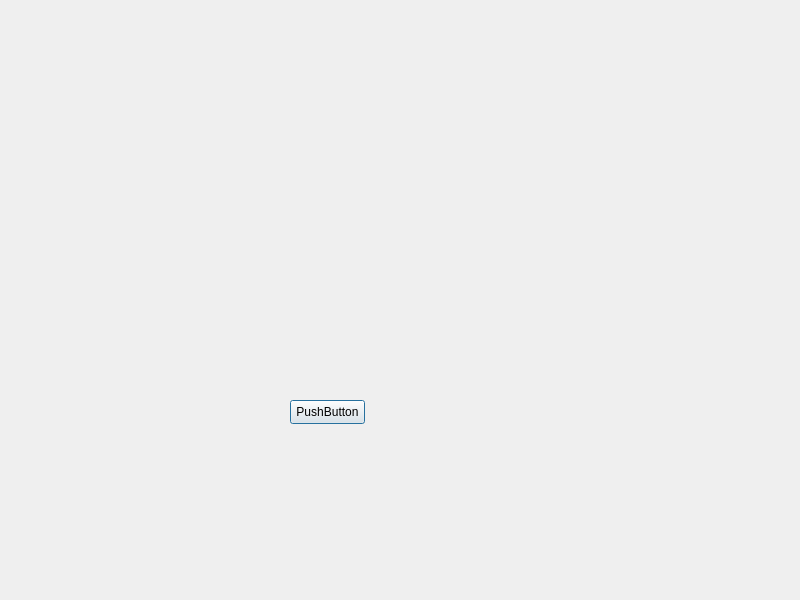
<?xml version="1.0" encoding="UTF-8"?>
<ui version="4.0">
 <class>Dialog</class>
 <widget class="QDialog" name="Dialog">
  <property name="geometry">
   <rect>
    <x>0</x>
    <y>0</y>
    <width>800</width>
    <height>600</height>
   </rect>
  </property>
  <property name="windowTitle">
   <string>Dialog</string>
  </property>
  <widget class="QPushButton" name="pushButton">
   <property name="geometry">
    <rect>
     <x>290</x>
     <y>400</y>
     <width>75</width>
     <height>24</height>
    </rect>
   </property>
   <property name="text">
    <string>PushButton</string>
   </property>
  </widget>
 </widget>
 <resources/>
 <connections/>
</ui>
